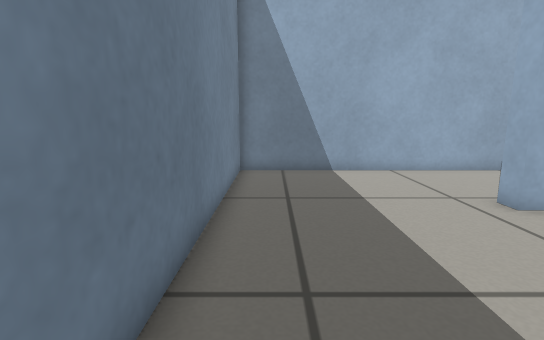
[1] (above)

12 first-person views from a walk through a robot-simulator world made for Gazebo. The camera is 0.48 m above the floor, tilts 10° down and sees 85° across. The floor is counted in squares, 0.2 m on a side. Each view is taken from the middle of a square. On the plan, view 1 faces up. The plan holds only what a view shows up to about 18 squares ahead; the rest is blank.

[2]
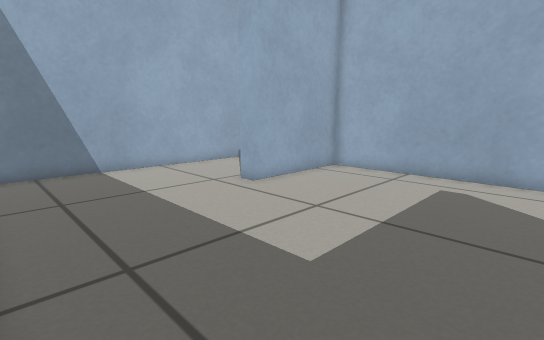

[3]
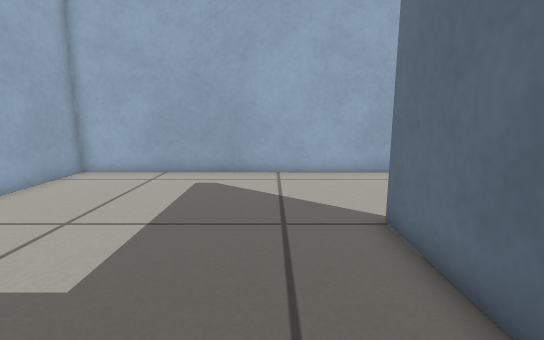

[4]
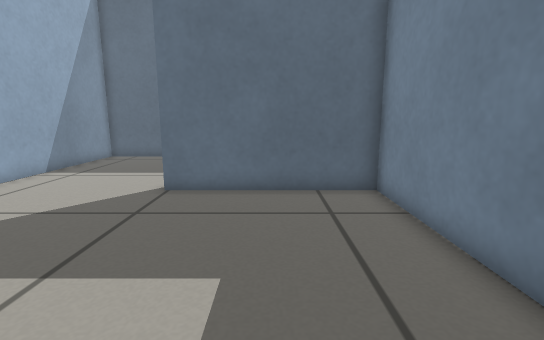

[5]
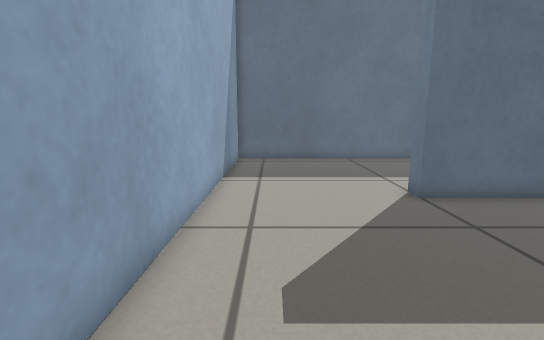

[6]
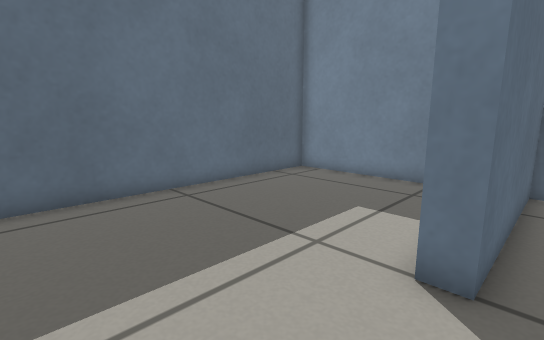

[7]
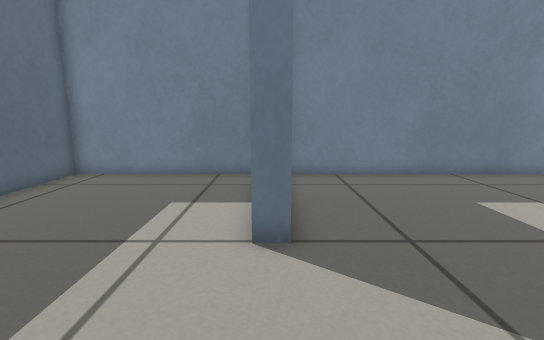

[8]
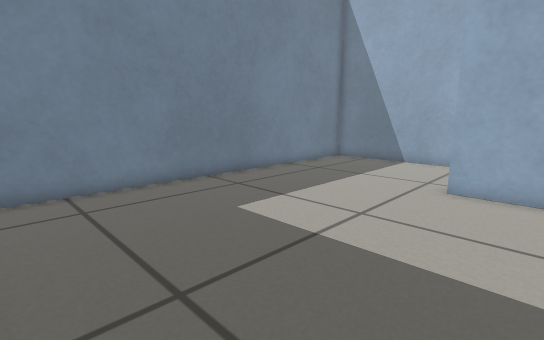

[9]
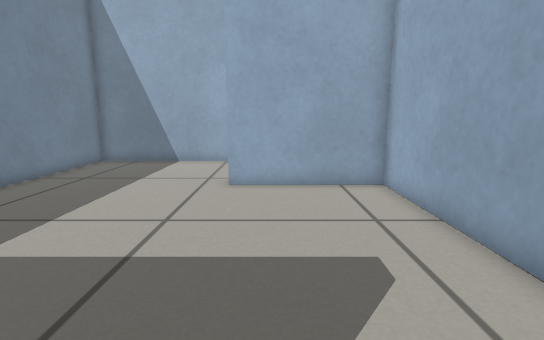

[10]
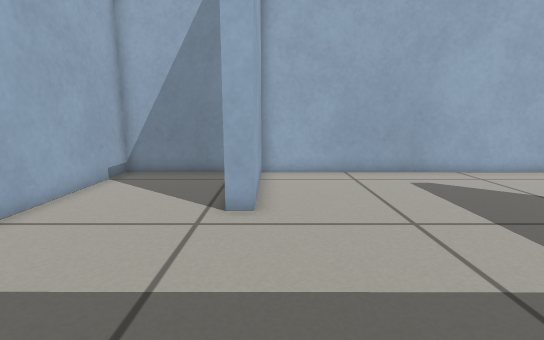

[11]
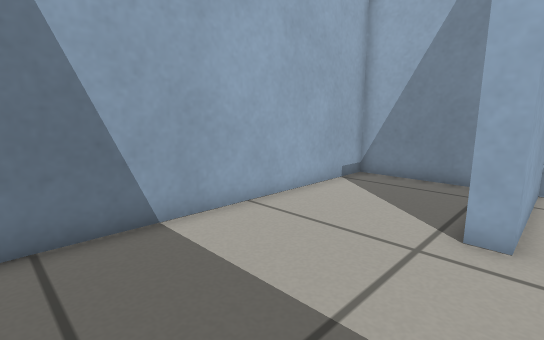

[12]
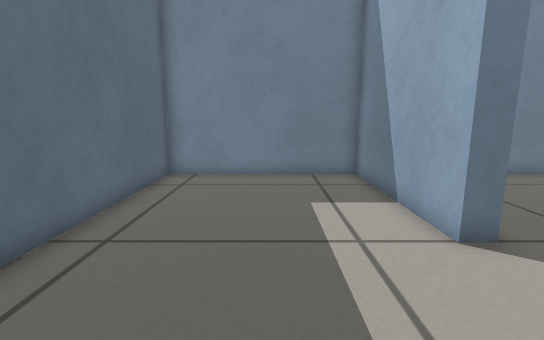

### Floor plan
Ten units are one square. View 1 is at (0, 0); x grows to the right and y downward. Boxes are objects, and circles mark ways between rooms. Rooms are numbered by the first view taken in them; rooms with no view inside come last. Other rooms are left out.
<svg viewBox="-20 -140 145 269">
<path fill="none" stroke="#000" d="M120 -90 120 -135 -15 -135 -15 36 56 36M120 34 120 -75 64 -75 64 -83M56 36 56 44 -15 44 -15 124 120 124 120 34"/>
<circle cx="85" cy="40" r="3" fill="#2a7"/>
<text x="50" y="-50">1</text>
<text x="50" y="80">2</text>
</svg>
Room 1 opens to room 2.

Where each view was taken, in squares from view 1:
view 1: 0 up, 0 right, facing up
view 2: 1 down, 1 left, facing up-right
view 3: 1 down, 1 left, facing right
view 4: 6 up, 2 right, facing down
view 5: 5 up, 10 right, facing down
view 6: 3 down, 10 right, facing down-left
view 7: 4 down, 11 right, facing left
view 8: 3 down, 9 right, facing up-left
view 9: 3 down, 8 right, facing up
view 10: 7 up, 1 left, facing right
view 11: 7 up, 0 right, facing up-right
view 12: 8 down, 11 right, facing left
